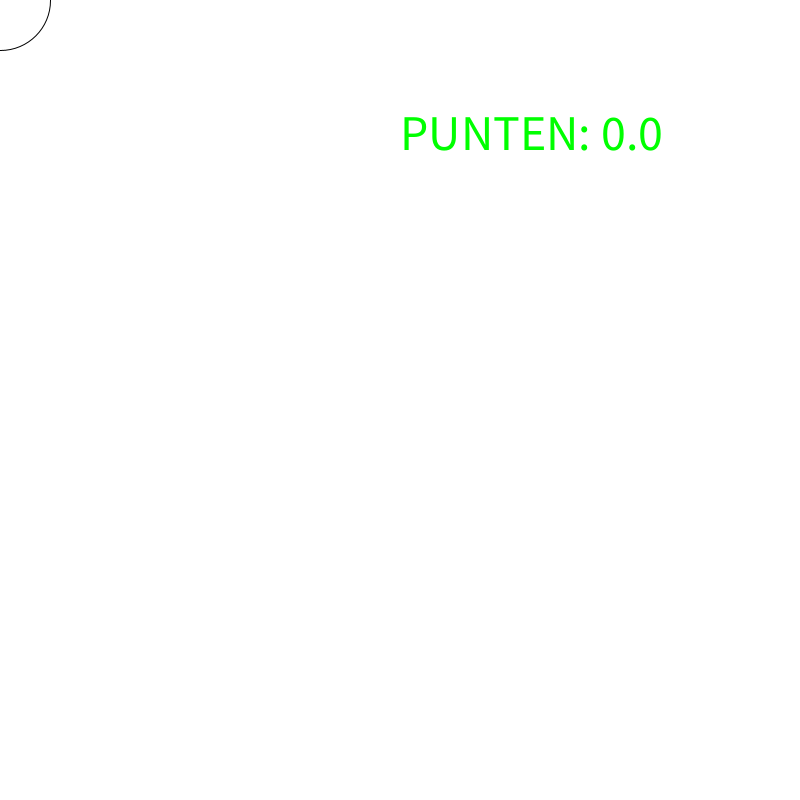
Frame 1 (no input)
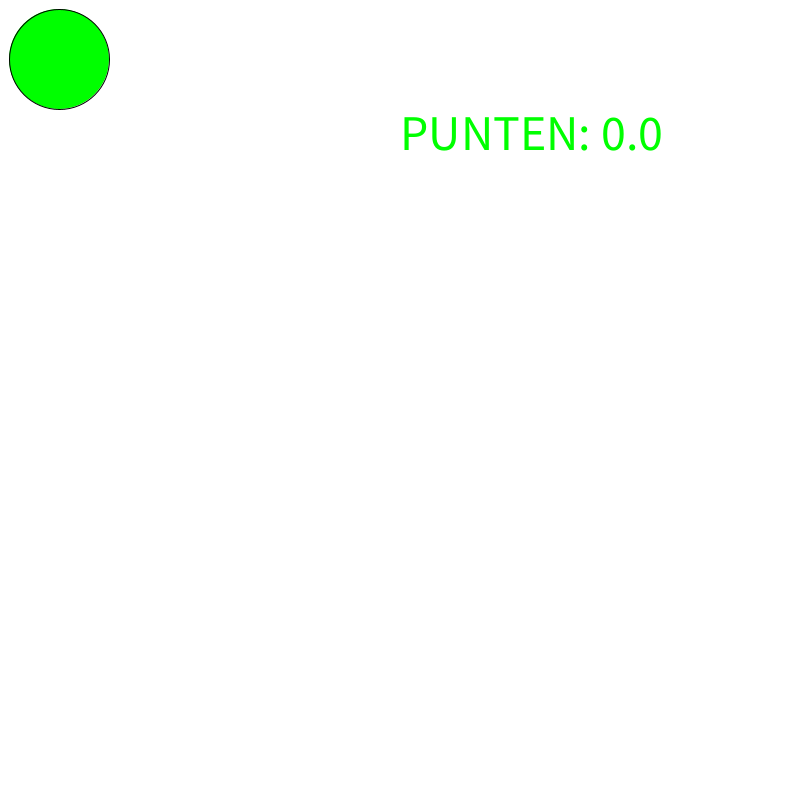
Frame 60 (the mouse pressed at the canvas centre just before this capture)
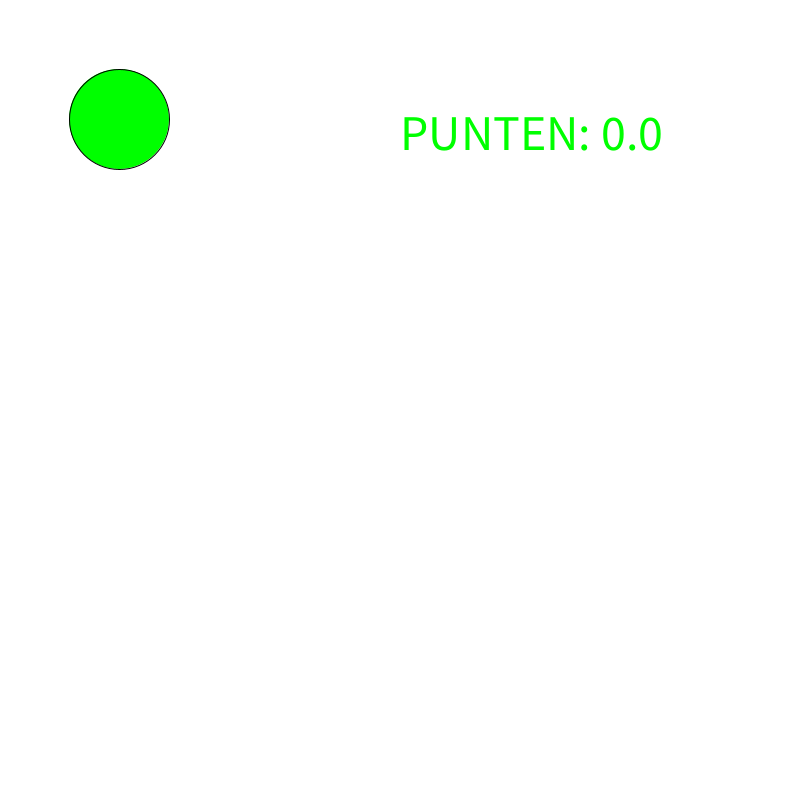
Frame 120 (the mouse held since frame 60 and released just before this capture)

The Processing sketch that drew these frames (run headless with seeded random() and noise(); from frame 60 on, the mouse is pressed at the canvas centre):

// Processing sketch: Oefening_Bal_en_Punten
// ── Oefening_Bal_en_Punten.pde
float x;
float y;
float Punten = 0;

void setup(){
  size (800,800);
  frameRate (1000);
  x = 0;
  y = 0;
  
}

void draw(){
  background (255,255,255);
  ellipse (x,y,100,100);
  x++;
  y++;
  
  if(y > 800){
    y = 0;
  }
  if(x > 800){
    x = 0;
  }
   if(x == 800){
    Punten++; 
  }
  fill(0,255,0);
  textSize (50);
  text ("PUNTEN: " + Punten,400,150);
}
